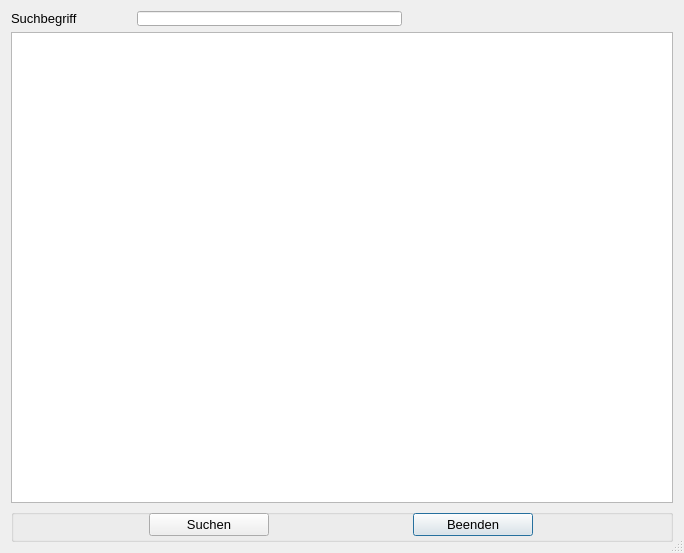
<?xml version="1.0" encoding="UTF-8"?>
<ui version="4.0">
 <class>Dialog</class>
 <widget class="QDialog" name="Dialog">
  <property name="geometry">
   <rect>
    <x>0</x>
    <y>0</y>
    <width>684</width>
    <height>553</height>
   </rect>
  </property>
  <property name="windowTitle">
   <string>Dialog</string>
  </property>
  <property name="sizeGripEnabled">
   <bool>true</bool>
  </property>
  <layout class="QGridLayout" name="gridLayout">
   <item row="6" column="0" colspan="3">
    <widget class="QGroupBox" name="groupBox">
     <property name="minimumSize">
      <size>
       <width>0</width>
       <height>30</height>
      </size>
     </property>
     <property name="font">
      <font>
       <pointsize>10</pointsize>
       <kerning>true</kerning>
      </font>
     </property>
     <property name="title">
      <string/>
     </property>
     <widget class="QWidget" name="gridLayoutWidget">
      <property name="geometry">
       <rect>
        <x>0</x>
        <y>0</y>
        <width>661</width>
        <height>32</height>
       </rect>
      </property>
      <property name="font">
       <font>
        <pointsize>10</pointsize>
        <kerning>true</kerning>
       </font>
      </property>
      <layout class="QGridLayout" name="gridLayout_2">
       <item row="0" column="2">
        <widget class="QPushButton" name="pB_Beenden">
         <property name="sizePolicy">
          <sizepolicy hsizetype="Minimum" vsizetype="Ignored">
           <horstretch>0</horstretch>
           <verstretch>0</verstretch>
          </sizepolicy>
         </property>
         <property name="minimumSize">
          <size>
           <width>120</width>
           <height>0</height>
          </size>
         </property>
         <property name="maximumSize">
          <size>
           <width>120</width>
           <height>16777215</height>
          </size>
         </property>
         <property name="font">
          <font>
           <pointsize>10</pointsize>
           <kerning>true</kerning>
          </font>
         </property>
         <property name="text">
          <string>Beenden</string>
         </property>
         <property name="icon">
          <iconset>
           <normaloff>../../UsedSymbols/log-out_icon-icons.com_50106.ico</normaloff>../../UsedSymbols/log-out_icon-icons.com_50106.ico</iconset>
         </property>
        </widget>
       </item>
       <item row="0" column="1">
        <widget class="QPushButton" name="pB_Suchen">
         <property name="minimumSize">
          <size>
           <width>120</width>
           <height>0</height>
          </size>
         </property>
         <property name="maximumSize">
          <size>
           <width>120</width>
           <height>16777215</height>
          </size>
         </property>
         <property name="font">
          <font>
           <pointsize>10</pointsize>
          </font>
         </property>
         <property name="text">
          <string>Suchen</string>
         </property>
        </widget>
       </item>
      </layout>
     </widget>
    </widget>
   </item>
   <item row="0" column="0">
    <widget class="QLabel" name="lb_Room">
     <property name="minimumSize">
      <size>
       <width>120</width>
       <height>0</height>
      </size>
     </property>
     <property name="maximumSize">
      <size>
       <width>120</width>
       <height>16777215</height>
      </size>
     </property>
     <property name="font">
      <font>
       <pointsize>10</pointsize>
      </font>
     </property>
     <property name="text">
      <string>Suchbegriff</string>
     </property>
    </widget>
   </item>
   <item row="0" column="1">
    <widget class="QLineEdit" name="leRaeume">
     <property name="sizePolicy">
      <sizepolicy hsizetype="Preferred" vsizetype="Ignored">
       <horstretch>0</horstretch>
       <verstretch>0</verstretch>
      </sizepolicy>
     </property>
     <property name="font">
      <font>
       <pointsize>10</pointsize>
      </font>
     </property>
    </widget>
   </item>
   <item row="5" column="0" colspan="3">
    <widget class="QTableWidget" name="tb_Raeume">
     <property name="font">
      <font>
       <pointsize>10</pointsize>
      </font>
     </property>
     <property name="editTriggers">
      <set>QAbstractItemView::NoEditTriggers</set>
     </property>
     <property name="alternatingRowColors">
      <bool>true</bool>
     </property>
     <attribute name="horizontalHeaderVisible">
      <bool>false</bool>
     </attribute>
     <attribute name="verticalHeaderVisible">
      <bool>false</bool>
     </attribute>
    </widget>
   </item>
  </layout>
 </widget>
 <tabstops>
  <tabstop>tb_Raeume</tabstop>
  <tabstop>pB_Suchen</tabstop>
  <tabstop>pB_Beenden</tabstop>
 </tabstops>
 <resources/>
 <connections/>
</ui>
